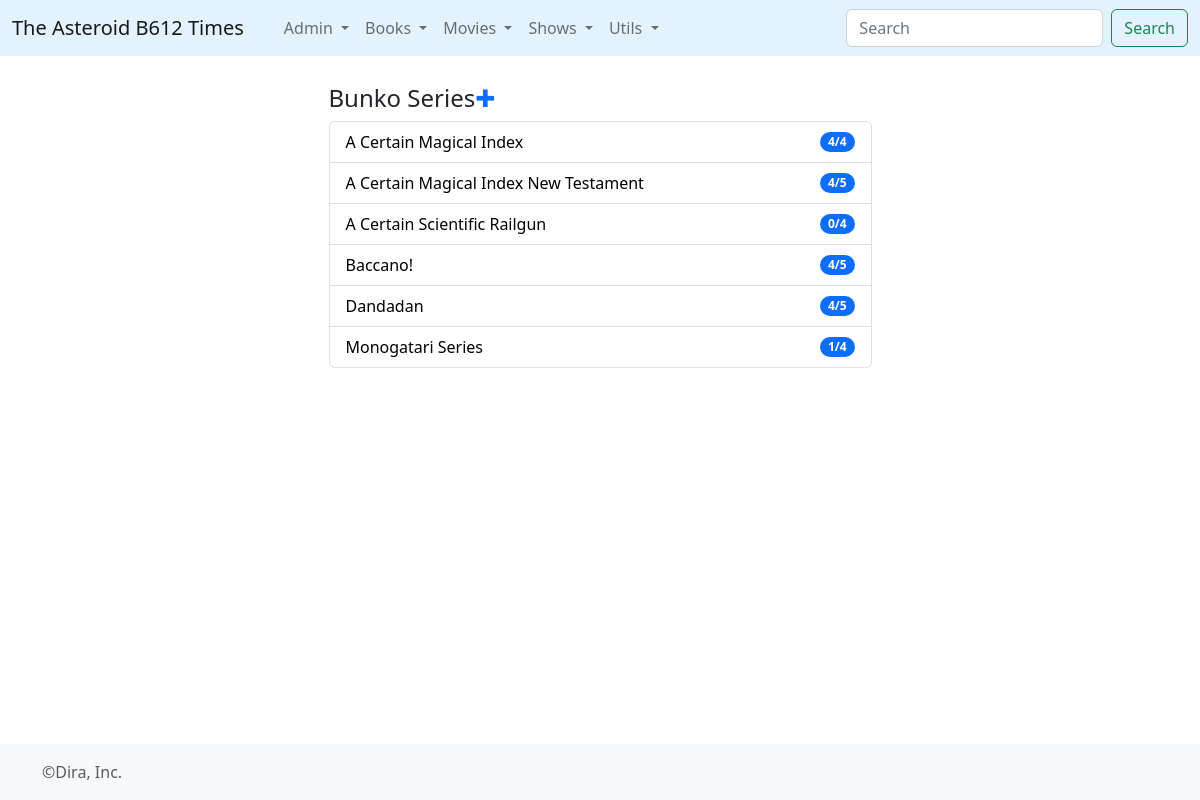
Screenshot of /dira-bunko-all-series/ with the database file from the repository.
### times/models.py (models this page shows, shortened)
class DiraBunkoSeries(models.Model):
	series_title = models.CharField(max_length=512)
	series_info = models.TextField()
	series_author = models.ForeignKey(DiraPersona,on_delete=models.CASCADE)
	series_type = models.CharField(max_length=25)
	@property
	def nbooks(self):
		n = DiraBunkoSeriesVolume.objects.filter(series = self).count()
		return n
	@property
	def nreads(self):
		n = DiraBunkoSeriesVolume.objects.filter(series = self,read=True).count()
		return n

### times/views.py (the view)
# urls.py: path('dira-bunko-all-series/',views.diraBunkoSeriesList,name='diraBunkoSeriesList'),
def diraBunkoSeriesList(request):
	this_series = DiraBunkoSeries.objects.all().order_by('series_title')
	return render(request,'dira-bunko-all-series.html',{'this_series':this_series})

### times/templates/dira-bunko-all-series.html (shortened to what this page needs)
{% extends 'base_forms.html' %}
{% block contenido %}
<article>
	<h4>Bunko Series<a href="{% url 'diraAddBunkoSeries' %}" style="text-decoration:none;">&#x271A;</a></h4>
	  <ul class="list-group">
        {% for s in this_series %}
          <li class="list-group-item d-flex justify-content-between align-items-center">
          <a href="{% url 'diraBunkoSeries' s.id %}" style="color:black; text-decoration: none;"> {{s.series_title}}</a>
            <span class="badge bg-primary rounded-pill">{{s.nreads}}/{{s.nbooks}}</span>
          </li>
        {% endfor %}
      </ul>
</article>
<br>
{% endblock%}

### rows the page displays
DiraBunkoSeries: series_title "A Certain Magical Index", nreads "4", nbooks "4"
DiraBunkoSeries: series_title "A Certain Magical Index New Testament", nreads "4", nbooks "5"
DiraBunkoSeries: series_title "A Certain Scientific Railgun", nreads "0", nbooks "4"
DiraBunkoSeries: series_title "Baccano!", nreads "4", nbooks "5"
DiraBunkoSeries: series_title "Dandadan", nreads "4", nbooks "5"
DiraBunkoSeries: series_title "Monogatari Series", nreads "1", nbooks "4"
